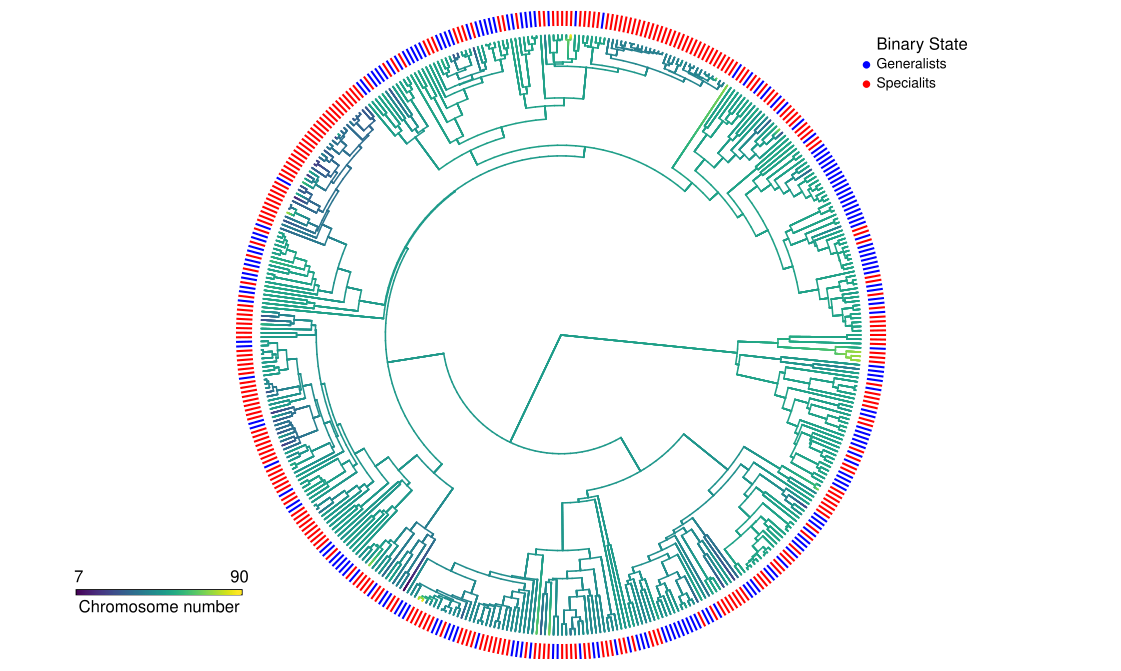

Write the R code that produced this figure.
# Terrence Sylvester
# 28 August 2021
# pradakshanas@gmail.com

# load required libraries
library(ape)
library(phytools)

# load helper functions
source("../rscripts/helper.functions.R")

# read in data
trait <- read.csv("../data/hosts/papilionoidea-hosts.csv", as.is = T)
chrom <- read.delim("../data/chroms/chroms.txt", as.is = T)
trees <- read.tree("../data/trees/processed.trees.new")

# fill in binomial column so that it does not includes sub species names
for(i in 1:nrow(chrom)){
        chrom$binomial[i] <- paste(chrom$Genus[i], chrom$species[i], sep = "_")
}

# filter out unwanted columns
chrom <- chrom[c("Family","Genus","binomial","female2N", "male2N", "notesMale2N")]

# process data
# sample a single chromosome number when there is a range
proc.chrom <- chromSampler(dat = chrom)
# remove species that lack male chromosome number data
proc.chrom <-  proc.chrom[!(is.na(proc.chrom$male2N)),]
# remove unwanted columns from the data table
proc.chrom <- proc.chrom[c("Family","Genus","binomial","male2N")]
# remove species that do not have information on chromosome number
proc.chrom <- proc.chrom[!is.na(proc.chrom$male2N),]
# get the haploid chromosome number
proc.chrom$haploid <- NA
proc.chrom$haploid <- proc.chrom$male2N / 2

# if there are species with floating point values for haploid number. 
# randomly sample a single value (ceiling or floor) for these species
for(i in 1:nrow(proc.chrom)){
        if(proc.chrom$haploid[i] %% 1 != 0){
                proc.chrom$haploid[i] <- sample(c(ceiling(proc.chrom$haploid[i]), floor(proc.chrom$haploid[i])),1)
        }
}
# check if there are species with multiple records for chromosome number
# if present, randomly sample a single value
chrom.dedup <- as.data.frame(matrix(data = NA,
                                    nrow = length(unique(proc.chrom$binomial)),
                                    ncol = ncol(proc.chrom)))
colnames(chrom.dedup) <- colnames(proc.chrom)

# fill out species names
chrom.dedup$binomial <- unique(proc.chrom$binomial)
# use a for loop to fill out rest of the information
# for species that have multiple records we first store them in a temporary object
# and then sample a single value
for (i in 1:nrow(chrom.dedup)) {
        if(sum(proc.chrom$binomial == chrom.dedup$binomial[i]) == 1){
                chrom.dedup$Family[i] <- proc.chrom$Family[proc.chrom$binomial == chrom.dedup$binomial[i]]
                chrom.dedup$Genus[i] <- proc.chrom$Genus[proc.chrom$binomial == chrom.dedup$binomial[i]]
                chrom.dedup$haploid[i] <- proc.chrom$haploid[proc.chrom$binomial == chrom.dedup$binomial[i]]
                
        }
        if(sum(proc.chrom$binomial == chrom.dedup$binomial[i]) > 1){
                hit <- proc.chrom$haploid[proc.chrom$binomial == chrom.dedup$binomial[i]] 
                chrom.dedup$haploid[i] <- sample(hit, 1)
        }
        chrom.dedup$Family[i] <- sample(proc.chrom$Family[proc.chrom$binomial == chrom.dedup$binomial[i]],1)
        chrom.dedup$Genus[i] <- sample(proc.chrom$Genus[proc.chrom$binomial == chrom.dedup$binomial[i]],1)
}
# remove unwanted columns
chrom.dedup <- chrom.dedup[,-4]
# get the development state of each species
chrom.dedup$feeding <- NA
for(i in 1:nrow(chrom.dedup)){
        hit.feeding <- trait$type[trait$binomial == chrom.dedup$binomial[i]]
        if(length(hit.feeding) != 0){
                chrom.dedup$feeding[i] <- trait$type[trait$binomial == chrom.dedup$binomial[i]]
        }
}
# get the genera level representations for development
# get genera which have no development data
gen.feeding.no <- chrom.dedup$Genus[is.na(chrom.dedup$feeding)]
# get genera which have development data
gen.feeding.yes <- chrom.dedup$Genus[!is.na(chrom.dedup$feeding)]
# get genera that are absent the subset of genera that have development data
gen.feeding.no.match <- c()
for(i in 1:length(gen.feeding.no)){
        if(gen.feeding.no[i] %in% gen.feeding.yes == F){
                gen.feeding.no.match <- c(gen.feeding.no.match, gen.feeding.no[i])
        }
}
# get the unique list of names of these genera
gen.feeding.no.match.unique <- unique(gen.feeding.no.match)
# fill these genera with development data
for(i in 1:length(gen.feeding.no.match.unique)){
        if(gen.feeding.no.match.unique[i] %in% chrom.dedup$Genus){
                hit.feeding.genera <- trait$type[trait$genus == gen.feeding.no.match.unique[i]]
                if(length(hit.feeding.genera) != 0){
                        if(length(unique(hit.feeding.genera)) == 1){
                                chrom.dedup$feeding[chrom.dedup$Genus == gen.feeding.no.match.unique[i]] <- unique(hit.feeding.genera)
                        }else{
                                chrom.dedup$feeding[chrom.dedup$Genus == gen.feeding.no.match.unique[i]] <- sample(hit.feeding.genera,1)
                        }
                }
        }
}
# remove species that do not have Development information
chrom.dedup <- chrom.dedup[!is.na(chrom.dedup$feeding),]
# get the overlap between the species and chromosome number data sets
sp.overlap <-  sp.matches(dat = chrom.dedup, trees = trees, hyper = T)
# processed dat
processed.dat <- sp.overlap$chroms
# rename tree tip names to reflect genera level matches
tree <- trees[[sample(1:length(trees),1)]]
tree <- keep.tip(tree, sp.overlap$name_corrections$name_on_tree)
for(i in 1:Ntip(tree)){
        tree$tip.label[i] <- sp.overlap$name_corrections$species_name[sp.overlap$name_corrections$name_on_tree == tree$tip.label[i]]
}
# sort the chromosome number dataset so that it matches with the tip order
chrom.sorted <- as.data.frame(matrix(data = NA,
                                     nrow = nrow(processed.dat),
                                     ncol = ncol(processed.dat)))
colnames(chrom.sorted) <- colnames(processed.dat)
for(i in 1:nrow(chrom.sorted)){
        chrom.sorted[i,] <- processed.dat[which(processed.dat$binomial == tree$tip.label[i]),]
}
# make a new data table which has species names and chromosome number
MCMC.dat <- as.data.frame(matrix(data = NA,
                                 nrow = nrow(chrom.sorted),
                                 ncol = 3))
colnames(MCMC.dat) <- c("Species", "Chroms","feeding")
MCMC.dat$Species <- chrom.sorted$binomial
MCMC.dat$Chroms <- chrom.sorted$haploid
MCMC.dat$feeding <- chrom.sorted$feeding
# in the dataset of larval feeding 1 means specialists and 0 means generalists
# change that so 1 means generalist and 0 means specialist
MCMC.dat$gen.prob <- NA
for(i in 1:nrow(MCMC.dat)){
        if(MCMC.dat$feeding[i] == 1){
                MCMC.dat$gen.prob[i] <- 0
        }
        if(MCMC.dat$feeding[i] == 0){
                MCMC.dat$gen.prob[i] <- 1
        }
}
# # plot the tree
# plotTree.wBars(tree = tree,
#                x = setNames(MCMC.dat$Chroms, MCMC.dat$Species),
#                type = "fan",
#                scale = .2,
#                method = "plotTree",
#                width = 1,
#                offset = 1,
#                border = NA,
#                lwd = 1)

# get the contmap of chromosome number
map <- contMap(tree = tree,
               x = setNames(log(MCMC.dat$Chroms), MCMC.dat$Species),
               res = 1000,
               ftype = "off",
               plot = F)
#change the colour scale of the contMap
map$cols <- viridis::viridis(n = length(map$cols))
names(map$cols) <- 0:(length(map$cols) -1)

# plot
plot.contMap(map, 
             type = "fan", 
             ftype = "off",
             outline = F,
             lwd = 1.5,
             legend = F,
             res = 1000,
             mar = rep(.6, 4))
add.color.bar(50,
              map$cols,
              title="",
              lims=range(MCMC.dat$Chroms),
              digits=3,
              prompt=FALSE,
              x=-150, # this is the possition where legend starts. We chose this
              # by using the locator function in R
              y=-80,
              lwd=4,
              fsize=1,
              subtitle="Chromosome number")

# get the overlap between the species and chromosome number data sets
obj<-get("last_plot.phylo",envir=.PlotPhyloEnv)
n<-Ntip(tree)
col.bin<-setNames(c("red","blue"),levels(as.factor(MCMC.dat$gen.prob)))

# mark tips
offset <- 0.03
par(lend=3)
for(i in 1:Ntip(tree)){
        if(max(branching.times(tree)) <= 1){
                cc<-if(obj$xx[i]>0) 5 else -5
                th<-atan(obj$yy[i]/obj$xx[i])
                segments(obj$xx[i] + (obj$xx[i] * offset),
                         obj$yy[i] + (obj$yy[i] * offset),
                         obj$xx[i]+(cc/tree.depth)*cos(th) + (obj$xx[i] * offset),
                         obj$yy[i]+(cc/tree.depth)*sin(th) + (obj$yy[i] * offset),
                         lwd=2,
                         col=col.bin[MCMC.dat$gen.prob[MCMC.dat$Species == tree$tip.label[i]] + 1])
                
        }
        else{
                cc<-if(obj$xx[i]>0) 5 else -5
                th<-atan(obj$yy[i]/obj$xx[i])
                segments(obj$xx[i] + (obj$xx[i] * offset),
                         obj$yy[i] + (obj$yy[i] * offset),
                         obj$xx[i]+cc*cos(th) + (obj$xx[i] * offset),
                         obj$yy[i]+cc*sin(th) + (obj$yy[i] * offset),
                         lwd=2,
                         col=col.bin[MCMC.dat$gen.prob[MCMC.dat$Species == tree$tip.label[i]] + 1])
        }
}

# legend
# Binary state
text(x = 95, y = 90, labels = "Binary State",
     pos = 4)
points(x = rep(95, 2),
       y = c(84,78),
       pch = 16,
       # bg = c("#4daf4a","#984ea3"),
       col = c("blue","red"),
       cex = 1)
text(x = rep(95, 2),
     y = c(84,78),
     labels = c("Generalists",
                "Specialits"),
     pos = 4,
     cex = .8)
